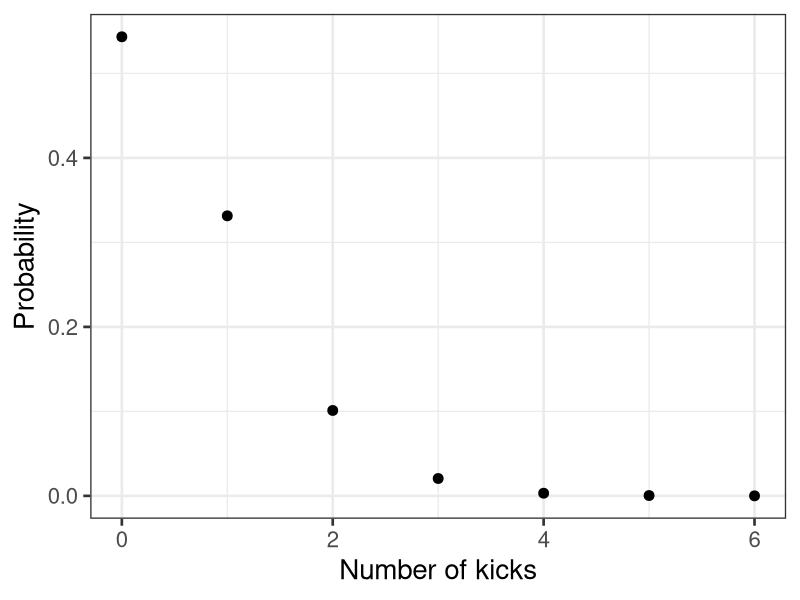
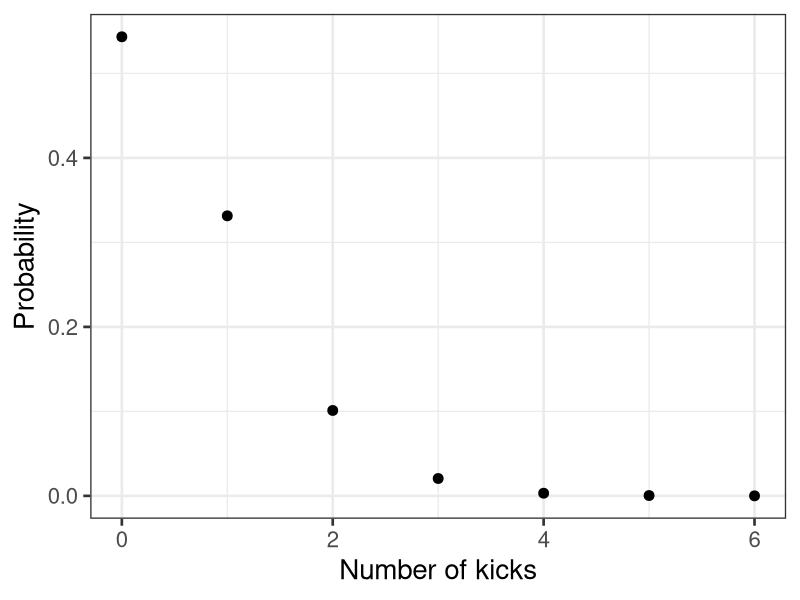
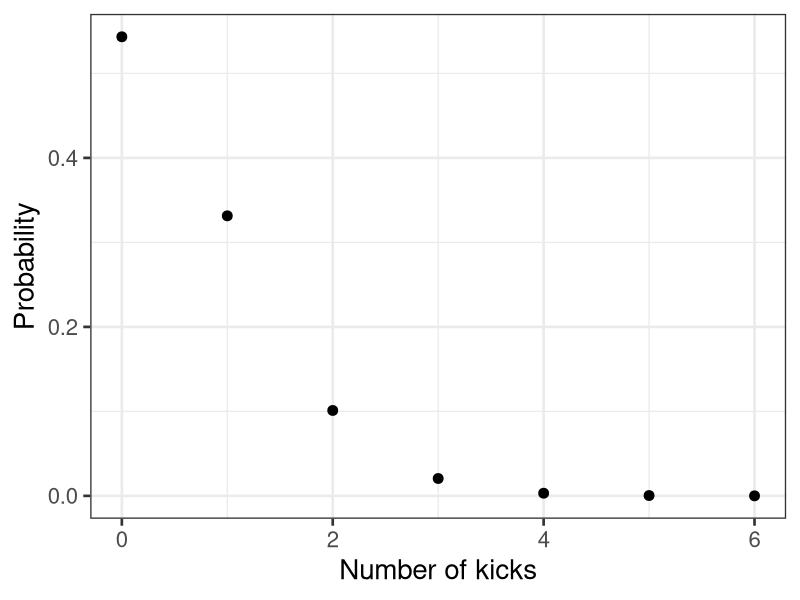
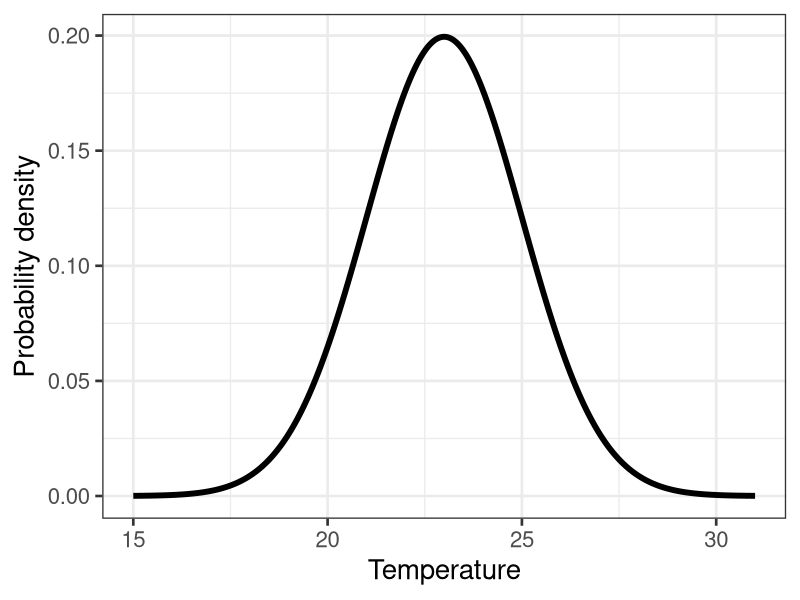
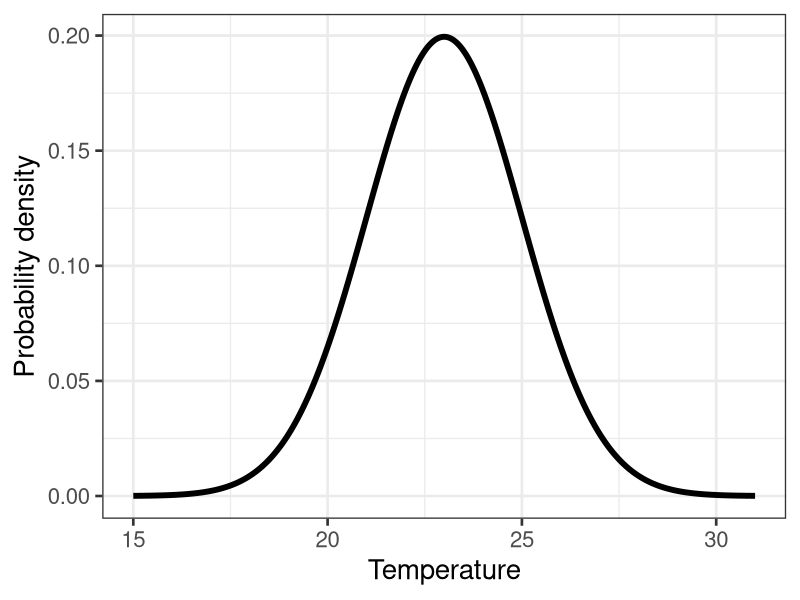

Write the R code that produced these figures, in order.
## ---- chunk 1
library("ggplot2")
set.seed(123)
## ---- chunk 2
kicks <- seq(0, 6)
prob <- dpois(kicks, lambda = 0.61)
df <- data.frame(kicks = kicks, prob = prob)
pp <- ggplot(df, aes(x = kicks, y = prob)) +
  theme_bw(20) +
  geom_point(size = 3) +
  ylab("Probability") +
  xlab("Number of kicks")
## ---- chunk 3
pp
## ---- chunk 4
pp
## ---- chunk 5
  dpois(x = 2, lambda = 0.61)
## ---- chunk 6
pp
## ---- chunk 7
  rpois(n = 1, lambda = 0.61)
## ---- chunk 8
temp_mean <- 23
temp_sd <- 2
temp <- seq(15, 31, by = 0.01)
prob <- dnorm(temp,mean = temp_mean, sd = temp_sd)
df <- data.frame(temp = temp, prob = prob)
pn <- ggplot(df, aes(x = temp, y = prob)) +
  theme_bw(20) +
  geom_line(lwd = 2) +
  xlab("Temperature") +
  ylab("Probability density")
## ---- chunk 9
pn
## ---- chunk 10
  dnorm(x = 30,
        mean = 23,
        sd = 2)
## ---- chunk 11
pn
## ---- chunk 12
  rnorm(n = 1,
        mean = 23,
        sd = 2)
